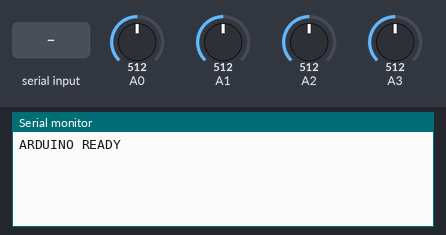
A sketch run on a simulated Arduino Uno, built with avr-gcc and run on an emulated ATmega328P. Shown: the last lines printed to the serial monitor. The test bench sets the inputs (shaded band); at power-on: A0 = 512, A1 = 512, A2 = 512, A3 = 512.

Above: at 1.2 s.
1.3 s: "OS READY" received over Serial
At 2.37 s:
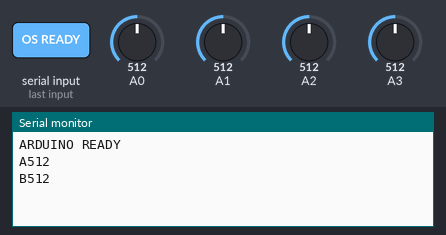
3.8 s: A0 set to 716
At 3.83 s:
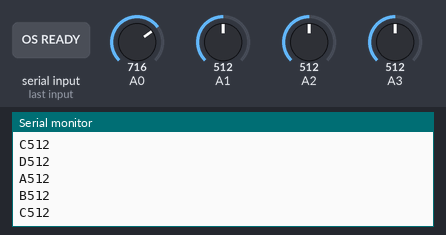
5.3 s: A1 set to 716
At 5.34 s:
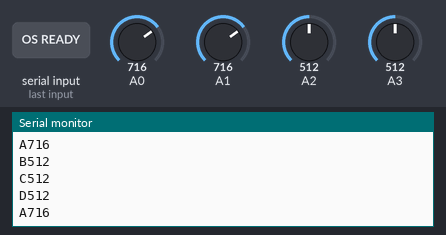
6.8 s: A2 set to 716
At 6.9 s:
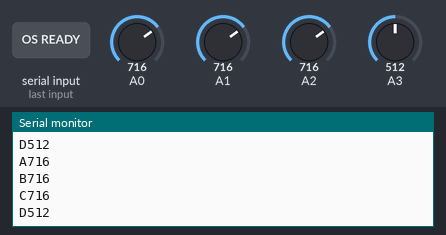
8.3 s: A3 set to 716
At 8.36 s:
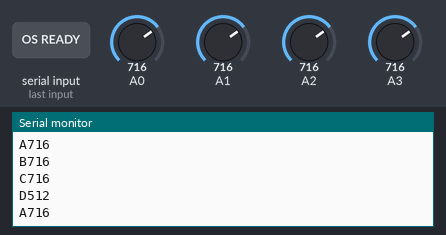
9.8 s: A0 set to 992
At 9.82 s:
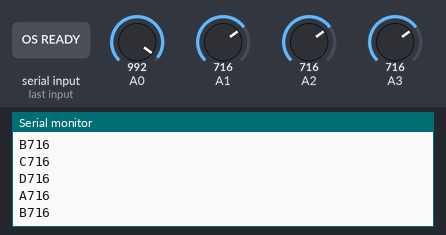
Timing chart, 0 to 12.3 s (numbered marks = the images above; inputs shaded):
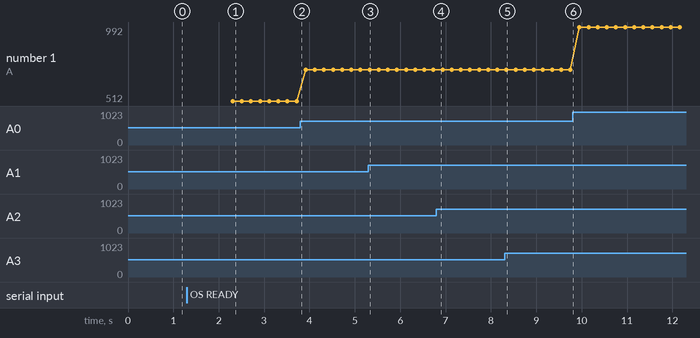

The sketch:

mixxar.ino
```cpp
void setup() {
  Serial.begin(9600);
  Serial.println("ARDUINO READY");
}

int valA = 0;
int valB = 0;
int valC = 0;
int valD = 0;
bool OSFound = false;

void loop() {
  while (!OSFound){
    if (Serial.readString() == "OS READY"){
      OSFound = true;
    }
  }
  valA = analogRead(0);
  Serial.println("A" + String(valA));
  delay(50);
  valB = analogRead(1);
  Serial.println("B" + String(valB));
  delay(50);
  valC = analogRead(2);
  Serial.println("C" + String(valC));
  delay(50);
  valD = analogRead(3);
  Serial.println("D" + String(valD));
  delay(50);
}
```

Measured:
- after the input at 1.3 s, the serial monitor: prints a new line after 1.0 s (image 1)
- after the input at 6.8 s, the serial monitor: prints a new line at once (image 4)
- plotted number 1: 512 → 716 after the input at 3.8 s, 716 → 992 after the input at 9.8 s
